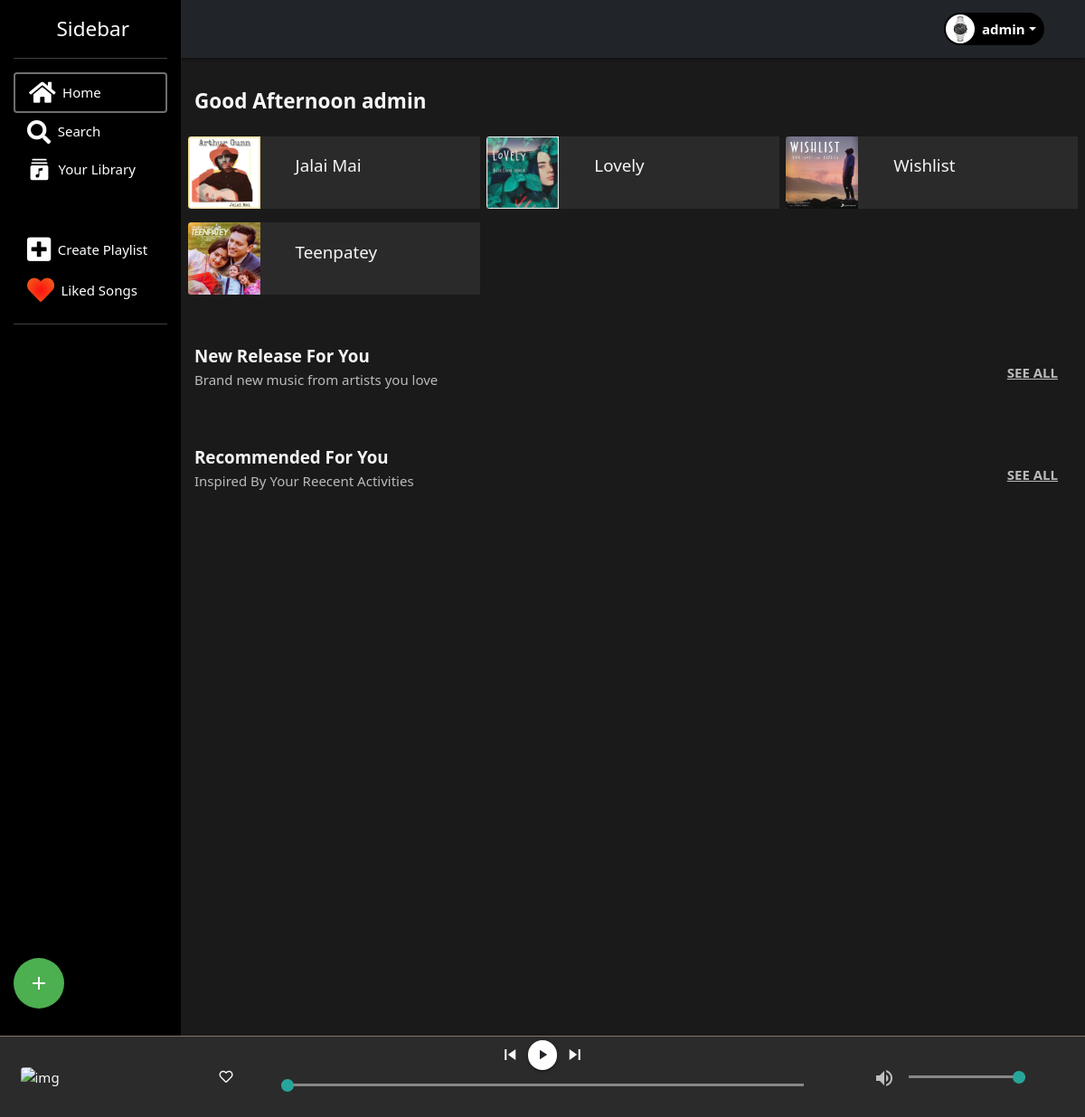
Screenshot of / (signed in) with the database file from the repository.
### accounts/models.py (models this page shows)
class User(AbstractBaseUser, PermissionsMixin):
    def avatar_directory_path(instance, filename):
        return '{2}/user_{0}/{1}'.format(instance.id, filename, 'avatar')
    email= models.EmailField(_("email address"), max_length=254, unique=True)
    username = models.CharField(max_length=180, unique=True)
    about = models.TextField(_('about'), max_length=250, blank=True)
    avatar = models.ImageField(upload_to=avatar_directory_path,  blank=True)
    is_artist = models.BooleanField(default=False)
    date_of_birth =  models.DateField(blank=True, null=True)
    country=  models.CharField(max_length=100, blank=True)
    is_verify =  models.BooleanField(default=False)
    is_staff = models.BooleanField(default=False)
    is_active = models.BooleanField(default=False)
    last_name =  models.CharField(max_length=100, blank=True)
    first_name= models.CharField(max_length=100, blank=True)
    insta_link = models.URLField(max_length=500, blank=True)
    facebook_link = models.URLField(max_length=500, blank=True)
    twitter_link = models.URLField(max_length=500, blank=True)
    youtube_link = models.URLField(max_length=500, blank=True)
    external_link = models.URLField(max_length=500, blank=True)
    date_joined = models.DateTimeField(blank=True, default=timezone.now)
    GENDER_MALE = 0
    GENDER_FEMALE = 1
    GENDER_OTHER = -1
    GENDER_CHOICES = [(GENDER_MALE, 'Male'), (GENDER_FEMALE, 'Female'), (GENDER_OTHER, 'Other')]
    gender = models.IntegerField(choices=GENDER_CHOICES, null=True)
    objects = CustomAccountManager()
    USERNAME_FIELD = 'email'
    REQUIRED_FIELDS = ['username']
    def __str__(self):
        return self.username

### home/models.py (models this page shows, shortened)
class Music(models.Model):
    def music_file_directory_path(instance, filename):
        return '{2}/user_{0}/{1}'.format(instance.uploader.id, filename, 'music_files')
    def music_cover_photo_directory_path(instance, filename):
        return '{2}/user_{0}/{1}'.format(instance.uploader.id, filename, 'music_cover_photos')
    id = models.AutoField(primary_key=True)
    name = models.CharField(max_length= 100, default='')
    artist= models.CharField(max_length=100, default="")
    uploader = models.ForeignKey(settings.AUTH_USER_MODEL, on_delete=models.CASCADE)
    genre = models.CharField(max_length=100, default='music')
    music_file = models.FileField( upload_to= music_file_directory_path)
    music_cover_photo = models.ImageField(upload_to=music_cover_photo_directory_path)
    upload_date = models.DateTimeField(default=now)
    streamed= models.IntegerField(default=0)
    class Meta:
        ordering = ['-upload_date']

### home/views.py (the view)
# urls.py: path('', views.home, name='home'),
@login_required(login_url='login')
def home (request):
    time_period = get_time_period()
    latestTime = datetime.date.today() - datetime.timedelta(days=3)
    music = Music.objects.all()
    newRelease = Music.objects.filter(upload_date__gte = latestTime)[:4]
    params = {
        'user': request.user,
        'time_period': time_period,
        'music': music,
        'new_release': newRelease
    }
    return render(request, 'home/home.html' , params)

### home/logic_functions.py (called while the page is built)
def get_time_period():
    local_time_hour = time.localtime().tm_hour
    if local_time_hour < 12:
        time_period = 'Morning'
    elif local_time_hour < 16:
        time_period= 'Afternoon'
    else:
        time_period = 'Evening'
    return time_period

### templates/home/home.html (shortened to what this page needs)
{% extends 'base.html' %} {% load static %} {% block content%}
<h4 class="my-3 fw-bolder py-1">Good {{time_period}} {{user}}</h4>
<div class="row mb-4">
  {% for music in music %}
  <div class="col-4 p-0 my-2 rounded-3">
    <div class="mx-1 music-card">
      <div class="row align-items-center m-0">
        <div class="col-md-4 m-0 p-0">
          <img src="{{music.music_cover_photo.url}}" class="img-fluid rounded-start" alt="img" height="80" width="80" />
        </div>
        <div class="col-md-5">
          <h4 class="pb-2 fs-5">{{music.name}}</h4>
        </div>
      </div>
    </div>
  </div>
  {% endfor %}
</div>
<div class="
    new-release
    mt-5
    d-flex
    justify-content-between
    align-items-center
    pe-3
  ">
  <div class="">
    <h5 class="my-1 fw-bold">New Release For You</h5>
    <p class="fs-6 text-lame-white">Brand new music from artists you love</p>
  </div>
  <div class="mt-3">
    <p class="fs-6 fw-bold">
      <a href="#" class="text-lame-white seeall">SEE ALL</a>
    </p>
  </div>
</div>
<div class="
    new-release
    mt-5
    d-flex
    justify-content-between
    align-items-center
    pe-3
  ">
  <div class="">
    <h5 class="my-1 fw-bold">Recommended For You</h5>
    <p class="fs-6 text-lame-white">Inspired By Your Reecent Activities</p>
  </div>
  <div class="mt-3">
    <p class="fs-6 fw-bold">
      <a href="#" class="text-lame-white seeall">SEE ALL</a>
    </p>
  </div>
</div>
{% endblock content %}

### templates/base.html (shortened to what this page needs)
<!DOCTYPE html>
<html lang="en">
{% load static %}
<head>
    <link rel="stylesheet" href="https://cdnjs.cloudflare.com/ajax/libs/materialize/1.0.0/css/materialize.min.css" />
    <link href="https://cdn.jsdelivr.net/npm/bootstrap@5.1.3/dist/css/bootstrap.min.css" rel="stylesheet"
 />
    <link rel="stylesheet" href="https://use.fontawesome.com/releases/v5.15.4/css/all.css"
 />
</head>
<body>
    <div class="row m-0 d-flex">
        <aside class="p-3 col-2 text-white bg-black">
            <a href="/" class=" d-flex align-items-center mb-3 mb-md-0 me-md-auto text-white text-decoration-none">
                <svg class="bi me-2" width="40" height="32">
                    <use xlink:href="#bootstrap"></use>
                </svg>
                <span class="fs-4">Sidebar</span>
            </a>
            <hr />
            <ul class="nav nav-pills flex-column">
                <li class="nav-item">
                    <a href="#" class="nav-link text-white focused d-flex align-items-center" aria-current="page">
                        <i class="fas fa-home fs-3 me-2"></i>
                        Home
                    </a>
                </li>
                <li>
                    <a href="#" class="nav-link text-white d-flex align-items-center">
                        <i class="fas fa-search fs-3 me-2"></i>
                        Search
                    </a>
                </li>
                <li>
                    <a href="#" class="nav-link text-white d-flex align-items-center">
                        <svg width="27" height="27" class="me-2">
                            <use href="{% static 'home/images/music-library.svg' %}#my_image"></use>
                        </svg>
                        Your Library
                    </a>
                </li>
                <br />
                <br />
                <li>
                    <a href="#" class="nav-link text-white d-flex align-items-center">
                        <i class="fas fa-plus-square fs-2 me-2"></i>
                        Create Playlist
                    </a>
                </li>
                <li>
                    <a href="#" class="nav-link text-white d-flex align-items-center">
                        <i class="fas fa-heart fs-2 me-2 liked-song-icon"></i>
                        Liked Songs
                    </a>
                </li>
            </ul>
            <hr />
            <div id="add-new-btn">
                <a href="{% url 'addNewSong' %}" class="btn-floating btn-large waves-effect waves-light green"><i class="material-icons">add</i></a>
            </div>
        </aside>
        <main class="col-10 main p-0">
            <nav class=" navbar navbar-dark bg-dark sticky-top  align-items-center justify-content-end p-0">
                {% if user.is_authenticated %}
                <div class="dropdown me-4 ">
                    <div class=" dropdown-toggle pe-2 me-4 d-flex align-items-center justify-content-evenly" href="#"
                        role="button" id="dropdownMenuLink" data-bs-toggle="dropdown" aria-expanded="false">
                        {% if user.avatar %}
                        <img src="{{user.avatar.url}}" alt="" width="32" height="32" class="rounded-circle me-2 p-0">
                        {% else %}
                        <img src="https://picsum.photos/90" width='32' height='32' alt=""
                            class="rounded-circle me-2 p-0">
                        {% endif %}
                        <strong>{{user.username}}</strong>
                    </div>
                </div>
                {% else %}
                <btn class="btn btn-success mx-2">
                    <a href="/auth/login" class='text-decoration-none text-light'>Login</a>
                </btn>
                <btn class="btn btn-success mx-2">Signup</btn>
                {% endif %}
            </nav>
            <div class="conetent-body p-3 mb-5 pb-5">
                {% block content %}{% endblock content %}
            </div>
        </main>
    </div>
    <footer class="player container-fluid row text-light align-items-center m-0 p-0">
        <div class="col-3">
            <div class="row align-items-center m-0 p-0">
                <div class="col-md-4">
                    <img src="" class="img-fluid rounded-start" alt="img" height="60" width="60"
                        id='music-img-banner' />
                </div>
                <div class="col-md-6 p-0 lh-1">
                    <p class="m-0 p-0 fs-5 pb-1">
                    </p>
                </div>
                <div class="col-md-2 p-0 like-song">
                    <span><i class="far fa-heart"></i></span>
                </div>
            </div>
        </div>
        <div class="col-6">
            <div class="MusicPlayIcons d-flex justify-content-center align-items-center">
                <i class="material-icons mx-2">skip_previous</i>
                <a class=" btn-floating btn-small waves-effect waves-light white " id="masterPlayer">
                    <i class="material-icons text-dark">play_arrow</i>
                </a>
                <i class="material-icons mx-2">skip_next</i>
            </div>
            <p class="range-field">
                <input type="range" name="range" id="myProgressBar" min="0" value="0" max='100' />
            </p>
        </div>
        <div class="col-3">
            <div class="d-flex align-items-center justify-content-center">
                <div class="mx-2 pt-2 ">
                    <i class="material-icons text-lame-white " id="volumeButton">
                    </i>
                </div>
                <div class="mx-2">
                    <input type="range" name="range" id="myVolumeBar" min="0" value="0" max='100' />
                </div>
            </div>
        </div>
    </footer>
</body>
</html>

### templates/base.html (style rules this page uses)
.main { height: 100vh; overflow-y: scroll; }
.nav-link.focused { border: 2px solid #f5f5f573; }
.bg-black { background-color: black; }
.liked-song-icon { background: -webkit-radial-gradient(rgb(255, 16, 16), rgb(240, 105, 28)); -webkit-background-clip: text; background-clip: text; -webkit-text-fill-color: transparent; }
.conetent-body { background-color: rgba(8, 8, 8, 0.925); color: whitesmoke; min-height: 100%; }
.player { position: absolute; bottom: 0; z-index: 1; height: 6rem; background-color: #2c2b2b; border-top: 0.2px solid rgba(245, 222, 179, 0.425); z-index: 3; }
.text-lame-white { color: rgba(235, 235, 235, 0.767) !important; }
.MusicPlayIcons { cursor: pointer; }
#myProgressBar { border: none !important }
#myVolumeBar { border: none !important; }
#volumeButton { cursor: pointer; }
#dropdownMenuLink { line-height: 0px !important; border: 2px solid transparent; border-radius: 2rem; background-color: black; }
#add-new-btn { position: absolute; bottom: 8rem!important; }
.like-song { cursor: pointer; }

### templates/home/home.html (style rules this page uses)
.music-card { background-color: rgba(49, 48, 48, 0.747); }
.text-lame-white { color: rgba(235, 235, 235, 0.767) !important; }

### rows the page displays
User: avatar (picture), username "admin"
Music: music_cover_photo (picture), name "Jalai Mai"
Music: music_cover_photo (picture), name "Lovely"
Music: music_cover_photo (picture), name "Wishlist"
Music: music_cover_photo (picture), name "Teenpatey"

### other values shown
{{ time_period }} "Afternoon"
